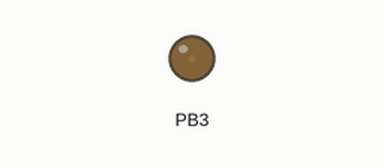
This program was run on a simulated ATmega16, built with avr-gcc and emulated at 8 MHz. Shown: output pins drawn as LEDs (lit = HIGH).

Above: at 0.05 s.
At 1.15 s:
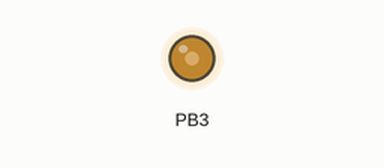
At 2.3 s:
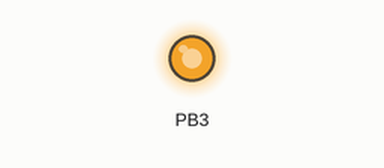
At 4.55 s:
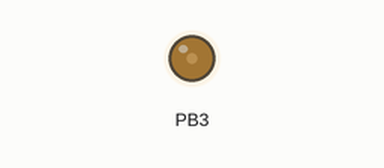
Timing chart, 0 to 6.6 s (numbered marks = the images above):
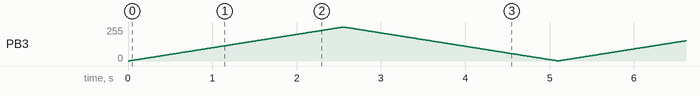

The program:

main.cpp
```cpp
/*
 * Ex11_PhaseCorrectPWM.cpp
 *
 * Created: 6/21/2023 10:10:39 PM
 * Author : Ngoc Dai
 */

#define F_CPU 8000000UL
#include <avr/io.h>
#include <avr/delay.h>

void PhaseCorrectPWM()
{
	TCCR0 = (1<<WGM00) | (1<<COM01) | (1<<CS01);
	DDRB |= (1<<PB3);
}

int main(void)
{
    unsigned char duty;

	PhaseCorrectPWM();
    while (1)
    {
		for(duty = 0; duty < 255; ++duty) {
			OCR0 = duty;
			_delay_ms(10);
		}

		for(duty = 255; duty > 1; --duty) {
			OCR0 = duty;
			_delay_ms(10);
		}
    }
}
```
